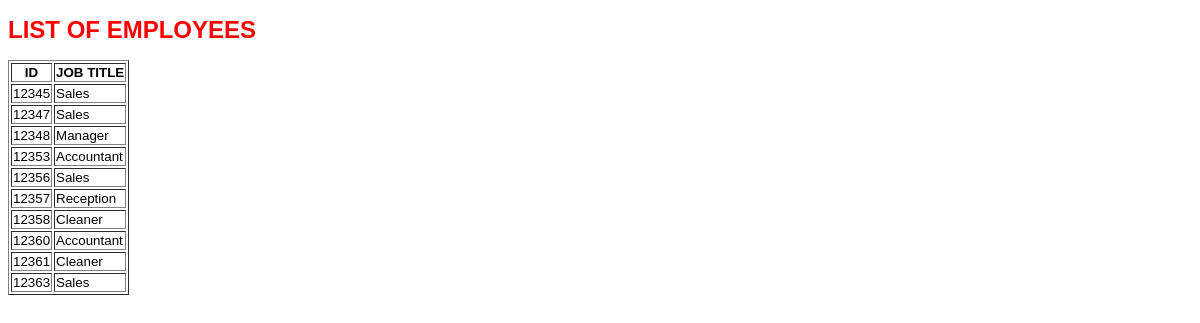
Page /asgn04-Robinson/asgn04-mysql-files/staff-report1.php on the committed database.
### tables this page shows
CREATE TABLE personnel (
  empID int NOT NULL,
  firstName varchar(64) NOT NULL,
  lastName varchar(64) NOT NULL,
  jobTitle varchar(64) NOT NULL,
  hourlyWage float NOT NULL,
  PRIMARY KEY (empID),
  UNIQUE KEY empID (empID)
 );

### asgn04-Robinson/asgn04-mysql-files/staff-report1.php (the view, shortened to what this page needs)
<!DOCTYPE html>
<html>
<head>
	<link rel ="stylesheet" type="text/css" href="sample.css">
</head>
<body>
<?php
$server = "localhost";
$user = "wbip";
$pw = "wbip123";
$db = "test";
$connect=mysqli_connect($server, $user, $pw, $db);
$userQuery = "SELECT empID, jobTitle FROM personnel";
$result = mysqli_query($connect, $userQuery);
if (mysqli_num_rows($result) == 0)
{
	print("No records found with query $userQuery");
}
else
{
	print("<h1>LIST OF EMPLOYEES</h1>");
	print("<table border = \"1\">");
	print("<tr><th>ID</th><th>JOB TITLE</th></tr>");
	while ($row = mysqli_fetch_assoc($result))
	{
		print("<tr><td>".$row['empID']."</td><td>".$row['jobTitle']."</td></tr>");
	}
	print("</table");
}
?>
</body>
</html>

### asgn04-Robinson/asgn04-mysql-files/sample.css (style rules this page uses)
body { background: white }
h1 { font-family: Arial, Helvetica, Sans-serif; font-size:18pt; color:red; font-weight:bold; }
table { font-family: Arial, Helvetica, Sans-serif; font-size:10pt; color:black; }

### rows in the picture
personnel: empID "12345", jobTitle "Sales"
personnel: empID "12347", jobTitle "Sales"
personnel: empID "12348", jobTitle "Manager"
personnel: empID "12353", jobTitle "Accountant"
personnel: empID "12356", jobTitle "Sales"
personnel: empID "12357", jobTitle "Reception"
personnel: empID "12358", jobTitle "Cleaner"
personnel: empID "12360", jobTitle "Accountant"
personnel: empID "12361", jobTitle "Cleaner"
personnel: empID "12363", jobTitle "Sales"
